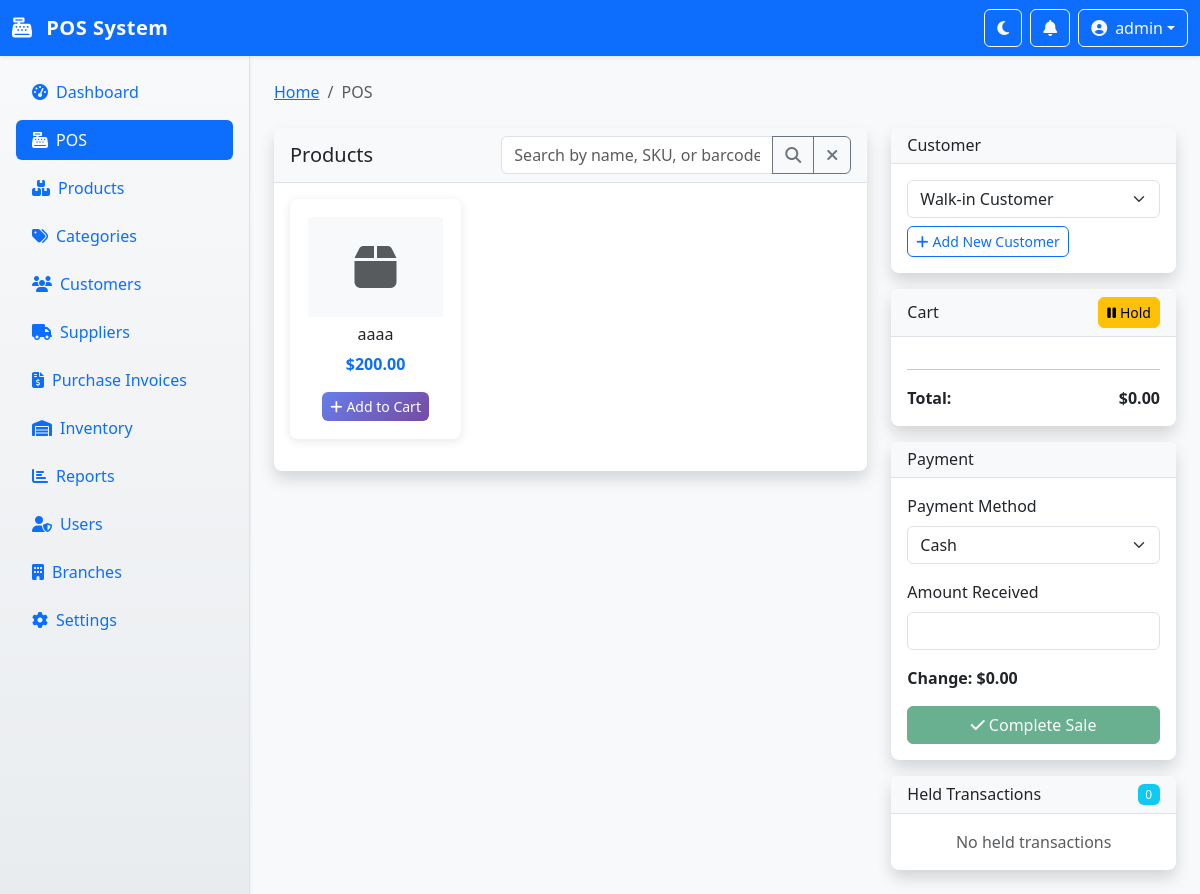
The app's page /pos (signed in), older data.
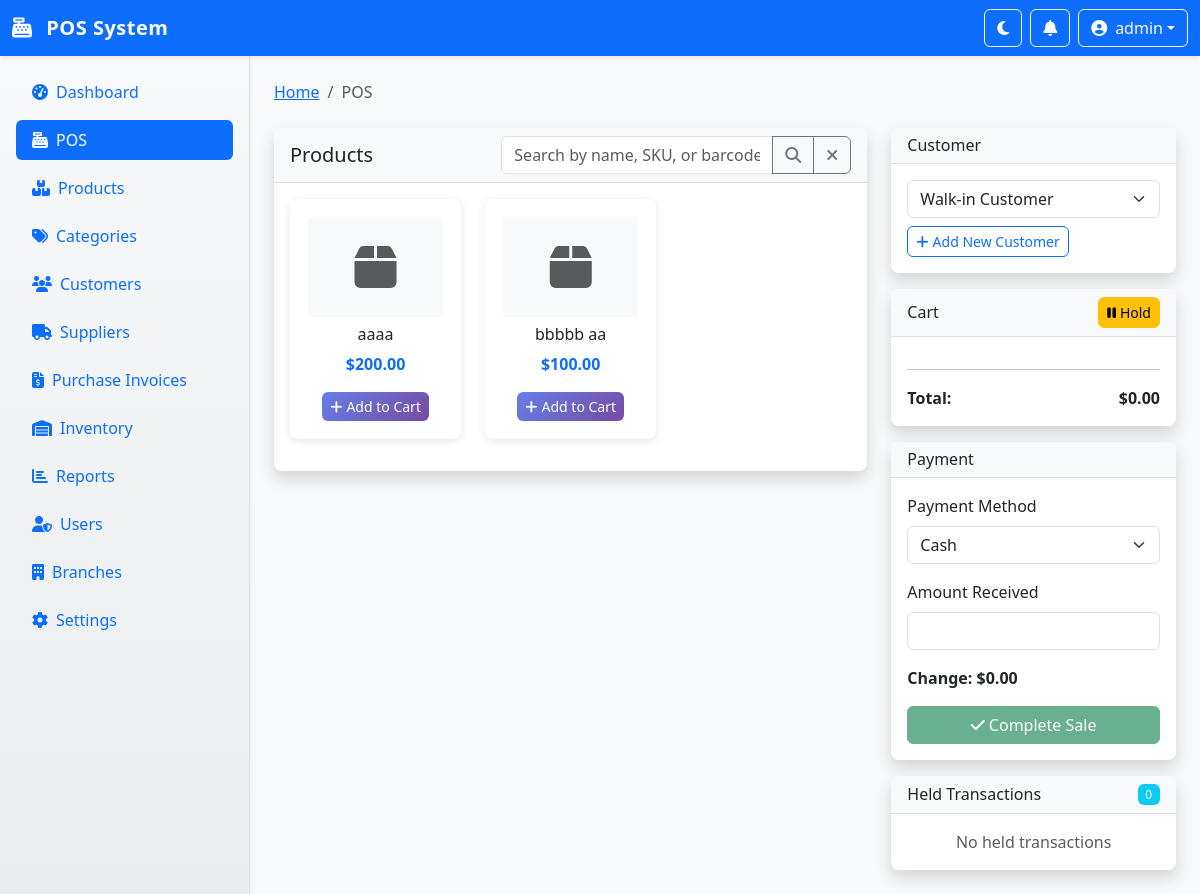
The same page, newer data.
### app.py (models this page shows, shortened)
class Product(db.Model):
    id = db.Column(db.Integer, primary_key=True)
    name = db.Column(db.String(200), nullable=False)
    description = db.Column(db.Text, nullable=True)
    sku = db.Column(db.String(50), unique=True, nullable=False)
    barcodes = db.Column(db.Text, nullable=True)  # JSON array of barcodes
    category_id = db.Column(db.Integer, db.ForeignKey('category.id'), nullable=True)
    price = db.Column(db.Float, nullable=False)
    cost_price = db.Column(db.Float, nullable=True)
    image = db.Column(db.String(255), nullable=True)
    is_active = db.Column(db.Boolean, default=True)
    track_inventory = db.Column(db.Boolean, default=True)
    min_stock = db.Column(db.Integer, default=0)
    max_stock = db.Column(db.Integer, nullable=True)
    box_qty = db.Column(db.Integer, default=1)  # Units per box
    is_favorite = db.Column(db.Boolean, default=False)  # Favorite product
    expiry_date = db.Column(db.Date, nullable=True)  # Expiration date
    created_at = db.Column(db.DateTime, default=datetime.utcnow)
    updated_at = db.Column(db.DateTime, default=datetime.utcnow, onupdate=datetime.utcnow)
    category = db.relationship('Category', backref=db.backref('products', lazy=True))
    inventories = db.relationship('Inventory', backref='product', lazy=True)
    @property
    def barcode_list(self):
        """Get barcodes as a list"""
        if self.barcodes:
            try:
                return json.loads(self.barcodes)
            except:
                return [self.barcodes] if self.barcodes else []
        return []

### app.py (the view, shortened to what this page needs)
@app.route('/pos')
@login_required
def pos():
    search = request.args.get('search', '').strip()
    query = Product.query.filter_by(is_active=True)
    products = query.order_by(Product.name).all()
    customers = Customer.query.filter_by(is_active=True).all()
    held_transactions = HeldTransaction.query.filter(
        HeldTransaction.user_id == current_user.id,
        HeldTransaction.expires_at > datetime.utcnow()
    ).all()
    held_transactions_count = len(held_transactions)
    return render_template('pos.html',
                          products=products,
                          customers=customers,
                          held_transactions=held_transactions,
                          held_transactions_count=held_transactions_count,
                          search=search)

### app.py (called while the page is built)
@login_manager.user_loader
def load_user(user_id):
    return User.query.get(int(user_id))

@app.context_processor
def inject_held_transactions_count():
    if current_user.is_authenticated:
        count = HeldTransaction.query.filter(
            HeldTransaction.user_id == current_user.id,
            HeldTransaction.expires_at > datetime.utcnow()
        ).count()
        return {'held_transactions_count': count}
    return {'held_transactions_count': 0}

### templates/pos.html (shortened to what the changed rows need)
{% extends "base.html" %}
{% block content %}
<div class="row">
    <div class="col-lg-8 mb-4">
        <div class="card shadow">
            <div class="card-body">
                <div class="row" id="products-grid">
                    {% for product in products %}
                    <div class="col-md-4 col-sm-6 mb-3">
                        <div class="card product-card h-100" data-product-id="{{ product.id }}" data-price="{{ product.price }}" data-name="{{ product.name }}">
                            <div class="card-body text-center">
                                {% if product.image %}
                                <img src="{{ url_for('static', filename='uploads/products/' + product.image) }}" class="card-img-top mb-2" style="height: 100px; object-fit: cover;" alt="{{ product.name }}">
                                {% else %}
                                <div class="bg-light d-flex align-items-center justify-content-center mb-2" style="height: 100px;">
                                    <i class="fas fa-box fa-3x text-muted"></i>
                                </div>
                                {% endif %}
                                <h6 class="card-title">{{ product.name }}</h6>
                                <p class="card-text text-primary fw-bold">${{ "%.2f"|format(product.price) }}</p>
                                <button class="btn btn-primary btn-sm add-to-cart" data-product-id="{{ product.id }}">
                                    <i class="fas fa-plus me-1"></i>Add to Cart
                                </button>
                            </div>
                        </div>
                    </div>
                    {% endfor %}
                </div>
            </div>
        </div>
    </div>
</div>
{% endblock %}

Row changes from the older to the newer data that the page shows:
added Product: name "bbbbb aa", price "100.00"
